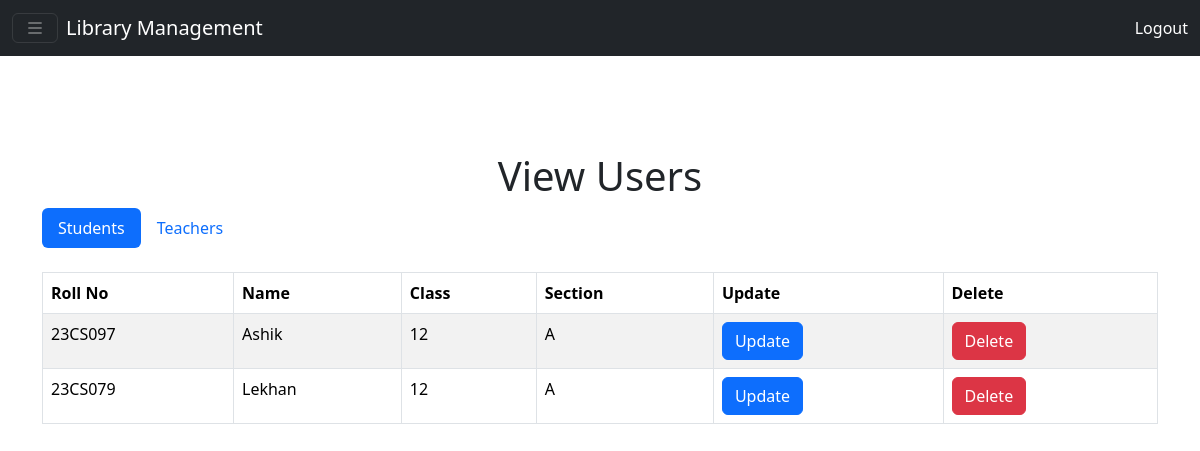
The app's page /view_users/, older data.
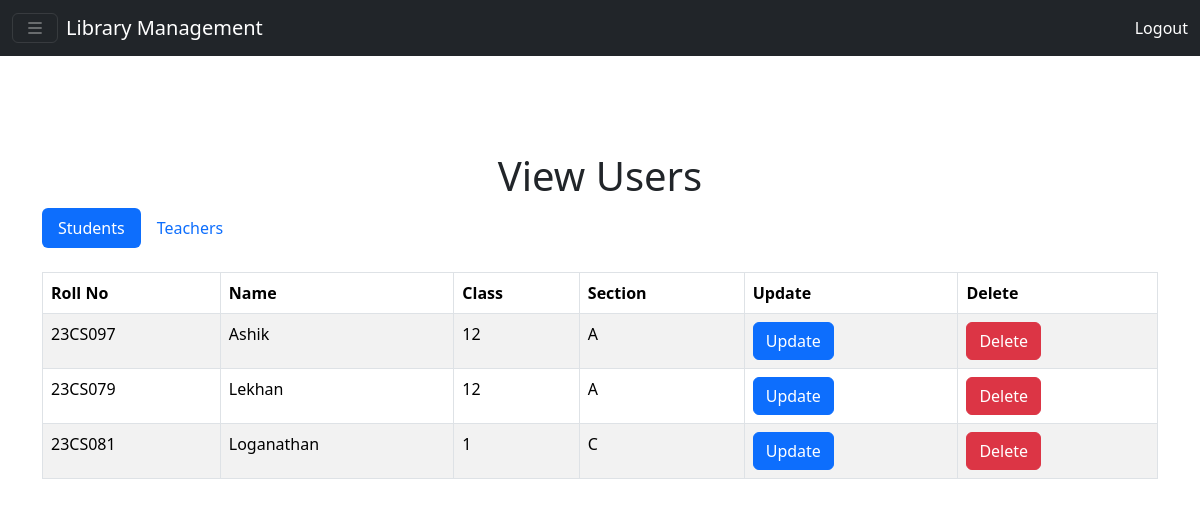
The same page, newer data.
### Library/models.py (models this page shows, shortened)
class Students(models.Model):
    name = models.CharField(max_length=100)
    roll_no = models.CharField(max_length=10)
    class_id = models.CharField(max_length=10)
    section =  models.CharField(max_length=10)
    books_issued = models.IntegerField(default=0)
    books_returned = models.IntegerField(default=0)
    books_pending = models.IntegerField(default=0)

### Library/views.py (the view)
# urls.py: path('view_users/', viewUsers, name='view_users'),
def viewUsers(request):
    students = Students.objects.all()
    teachers = Teacher.objects.all()
    return render(request, 'viewusers.html', {'students': students, 'teachers': teachers})

### Library/templates/viewusers.html (shortened to what this page needs)
{% extends 'base.html' %}
{% block content %}
    <div class="container mt-5">
        <h1 class="text-center">View Users</h1>
        <ul class="nav nav-pills" id="userTabs" role="tablist">
            <li class="nav-item" role="presentation">
                <a class="nav-link active" id="student-tab" data-bs-toggle="pill" href="#studentFields" role="tab" aria-controls="studentFields" aria-selected="true">Students</a>
            </li>
            <li class="nav-item" role="presentation">
                <a class="nav-link" id="teacher-tab" data-bs-toggle="pill" href="#teacherFields" role="tab" aria-controls="teacherFields" aria-selected="false">Teachers</a>
            </li>
        </ul>
        <div class="tab-content mt-4" id="userTabsContent">
            <div class="tab-pane fade show active" id="studentFields" role="tabpanel" aria-labelledby="student-tab">
                <table class="table table-bordered table-striped">
                    <thead>
                        <tr>
                            <th>Roll No</th>
                            <th>Name</th>
                            <th>Class</th>
                            <th>Section</th>
                            <th>Update</th>
                            <th>Delete</th>
                        </tr>
                    </thead>
                    <tbody>
                        {% for user in students %}
                        <tr>
                            <td>{{ user.roll_no }}</td>
                            <td>{{ user.name }}</td>
                            <td>{{ user.class_id }}</td>
                            <td>{{ user.section }}</td>
                            <td><button class="btn btn-primary" data-bs-toggle="modal" data-bs-target="#editUserModal{{ user.id }}">Update</button></td>
                            <td><a href="{% url 'delete_user' 'student' user.id %}" class="btn btn-danger">Delete</a></td>
                        </tr>
                        {% empty %}
                        <tr>
                            <td colspan="5">No users found.</td>
                        </tr>
                        {% endfor %}
                    </tbody>
                </table>
            </div>
        </div>
    </div>
{% endblock %}

Row changes from the older to the newer data that the page shows:
added Students: roll_no "23CS081", name "Loganathan", class_id "1", section "C"
